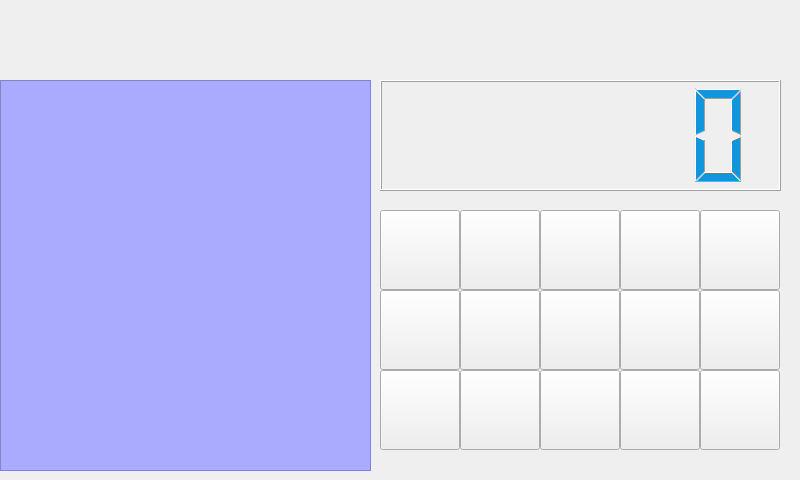
<?xml version="1.0" encoding="UTF-8"?>
<ui version="4.0">
 <class>pwd2set</class>
 <widget class="QWidget" name="pwd2set">
  <property name="geometry">
   <rect>
    <x>0</x>
    <y>0</y>
    <width>800</width>
    <height>480</height>
   </rect>
  </property>
  <property name="windowTitle">
   <string>Form</string>
  </property>
  <widget class="QPushButton" name="n3">
   <property name="geometry">
    <rect>
     <x>540</x>
     <y>210</y>
     <width>80</width>
     <height>80</height>
    </rect>
   </property>
   <property name="minimumSize">
    <size>
     <width>20</width>
     <height>20</height>
    </size>
   </property>
   <property name="text">
    <string/>
   </property>
  </widget>
  <widget class="QPushButton" name="n6">
   <property name="geometry">
    <rect>
     <x>540</x>
     <y>290</y>
     <width>80</width>
     <height>80</height>
    </rect>
   </property>
   <property name="minimumSize">
    <size>
     <width>20</width>
     <height>20</height>
    </size>
   </property>
   <property name="text">
    <string/>
   </property>
  </widget>
  <widget class="QPushButton" name="n9">
   <property name="geometry">
    <rect>
     <x>540</x>
     <y>370</y>
     <width>80</width>
     <height>80</height>
    </rect>
   </property>
   <property name="minimumSize">
    <size>
     <width>20</width>
     <height>20</height>
    </size>
   </property>
   <property name="text">
    <string/>
   </property>
  </widget>
  <widget class="QPushButton" name="n1">
   <property name="geometry">
    <rect>
     <x>380</x>
     <y>210</y>
     <width>80</width>
     <height>80</height>
    </rect>
   </property>
   <property name="minimumSize">
    <size>
     <width>20</width>
     <height>20</height>
    </size>
   </property>
   <property name="text">
    <string/>
   </property>
  </widget>
  <widget class="QLCDNumber" name="lcdNumber">
   <property name="geometry">
    <rect>
     <x>380</x>
     <y>80</y>
     <width>401</width>
     <height>111</height>
    </rect>
   </property>
   <property name="styleSheet">
    <string notr="true">color: rgb(18, 150, 219);</string>
   </property>
   <property name="digitCount">
    <number>6</number>
   </property>
   <property name="mode">
    <enum>QLCDNumber::Oct</enum>
   </property>
  </widget>
  <widget class="QPushButton" name="n5">
   <property name="geometry">
    <rect>
     <x>460</x>
     <y>290</y>
     <width>80</width>
     <height>80</height>
    </rect>
   </property>
   <property name="minimumSize">
    <size>
     <width>20</width>
     <height>20</height>
    </size>
   </property>
   <property name="text">
    <string/>
   </property>
  </widget>
  <widget class="QPushButton" name="n7">
   <property name="geometry">
    <rect>
     <x>380</x>
     <y>370</y>
     <width>80</width>
     <height>80</height>
    </rect>
   </property>
   <property name="minimumSize">
    <size>
     <width>20</width>
     <height>20</height>
    </size>
   </property>
   <property name="text">
    <string/>
   </property>
  </widget>
  <widget class="QPushButton" name="nok">
   <property name="geometry">
    <rect>
     <x>620</x>
     <y>370</y>
     <width>80</width>
     <height>80</height>
    </rect>
   </property>
   <property name="minimumSize">
    <size>
     <width>20</width>
     <height>20</height>
    </size>
   </property>
   <property name="text">
    <string/>
   </property>
  </widget>
  <widget class="QPushButton" name="n2">
   <property name="geometry">
    <rect>
     <x>460</x>
     <y>210</y>
     <width>80</width>
     <height>80</height>
    </rect>
   </property>
   <property name="minimumSize">
    <size>
     <width>20</width>
     <height>20</height>
    </size>
   </property>
   <property name="text">
    <string/>
   </property>
  </widget>
  <widget class="QPushButton" name="n0">
   <property name="geometry">
    <rect>
     <x>620</x>
     <y>210</y>
     <width>80</width>
     <height>80</height>
    </rect>
   </property>
   <property name="minimumSize">
    <size>
     <width>20</width>
     <height>20</height>
    </size>
   </property>
   <property name="text">
    <string/>
   </property>
  </widget>
  <widget class="QPushButton" name="n4">
   <property name="geometry">
    <rect>
     <x>380</x>
     <y>290</y>
     <width>80</width>
     <height>80</height>
    </rect>
   </property>
   <property name="minimumSize">
    <size>
     <width>20</width>
     <height>20</height>
    </size>
   </property>
   <property name="text">
    <string/>
   </property>
  </widget>
  <widget class="QPushButton" name="n8">
   <property name="geometry">
    <rect>
     <x>460</x>
     <y>370</y>
     <width>80</width>
     <height>80</height>
    </rect>
   </property>
   <property name="minimumSize">
    <size>
     <width>20</width>
     <height>20</height>
    </size>
   </property>
   <property name="text">
    <string/>
   </property>
  </widget>
  <widget class="QPushButton" name="ncl">
   <property name="geometry">
    <rect>
     <x>620</x>
     <y>290</y>
     <width>80</width>
     <height>80</height>
    </rect>
   </property>
   <property name="minimumSize">
    <size>
     <width>20</width>
     <height>20</height>
    </size>
   </property>
   <property name="text">
    <string/>
   </property>
  </widget>
  <widget class="QTextBrowser" name="textmsg">
   <property name="geometry">
    <rect>
     <x>0</x>
     <y>80</y>
     <width>371</width>
     <height>391</height>
    </rect>
   </property>
   <property name="styleSheet">
    <string notr="true">background-color: rgb(170, 170, 255);</string>
   </property>
  </widget>
  <widget class="QLabel" name="labelback">
   <property name="geometry">
    <rect>
     <x>0</x>
     <y>0</y>
     <width>800</width>
     <height>480</height>
    </rect>
   </property>
   <property name="text">
    <string/>
   </property>
  </widget>
  <widget class="QPushButton" name="check">
   <property name="geometry">
    <rect>
     <x>700</x>
     <y>210</y>
     <width>80</width>
     <height>80</height>
    </rect>
   </property>
   <property name="minimumSize">
    <size>
     <width>20</width>
     <height>20</height>
    </size>
   </property>
   <property name="text">
    <string/>
   </property>
  </widget>
  <widget class="QPushButton" name="state">
   <property name="geometry">
    <rect>
     <x>700</x>
     <y>290</y>
     <width>80</width>
     <height>80</height>
    </rect>
   </property>
   <property name="minimumSize">
    <size>
     <width>20</width>
     <height>20</height>
    </size>
   </property>
   <property name="text">
    <string/>
   </property>
  </widget>
  <widget class="QPushButton" name="exit1">
   <property name="geometry">
    <rect>
     <x>700</x>
     <y>370</y>
     <width>80</width>
     <height>80</height>
    </rect>
   </property>
   <property name="minimumSize">
    <size>
     <width>20</width>
     <height>20</height>
    </size>
   </property>
   <property name="text">
    <string/>
   </property>
  </widget>
  <zorder>labelback</zorder>
  <zorder>n3</zorder>
  <zorder>n6</zorder>
  <zorder>n9</zorder>
  <zorder>n1</zorder>
  <zorder>lcdNumber</zorder>
  <zorder>n5</zorder>
  <zorder>n7</zorder>
  <zorder>nok</zorder>
  <zorder>n2</zorder>
  <zorder>n0</zorder>
  <zorder>n4</zorder>
  <zorder>n8</zorder>
  <zorder>ncl</zorder>
  <zorder>textmsg</zorder>
  <zorder>check</zorder>
  <zorder>state</zorder>
  <zorder>exit1</zorder>
 </widget>
 <resources/>
 <connections/>
</ui>
